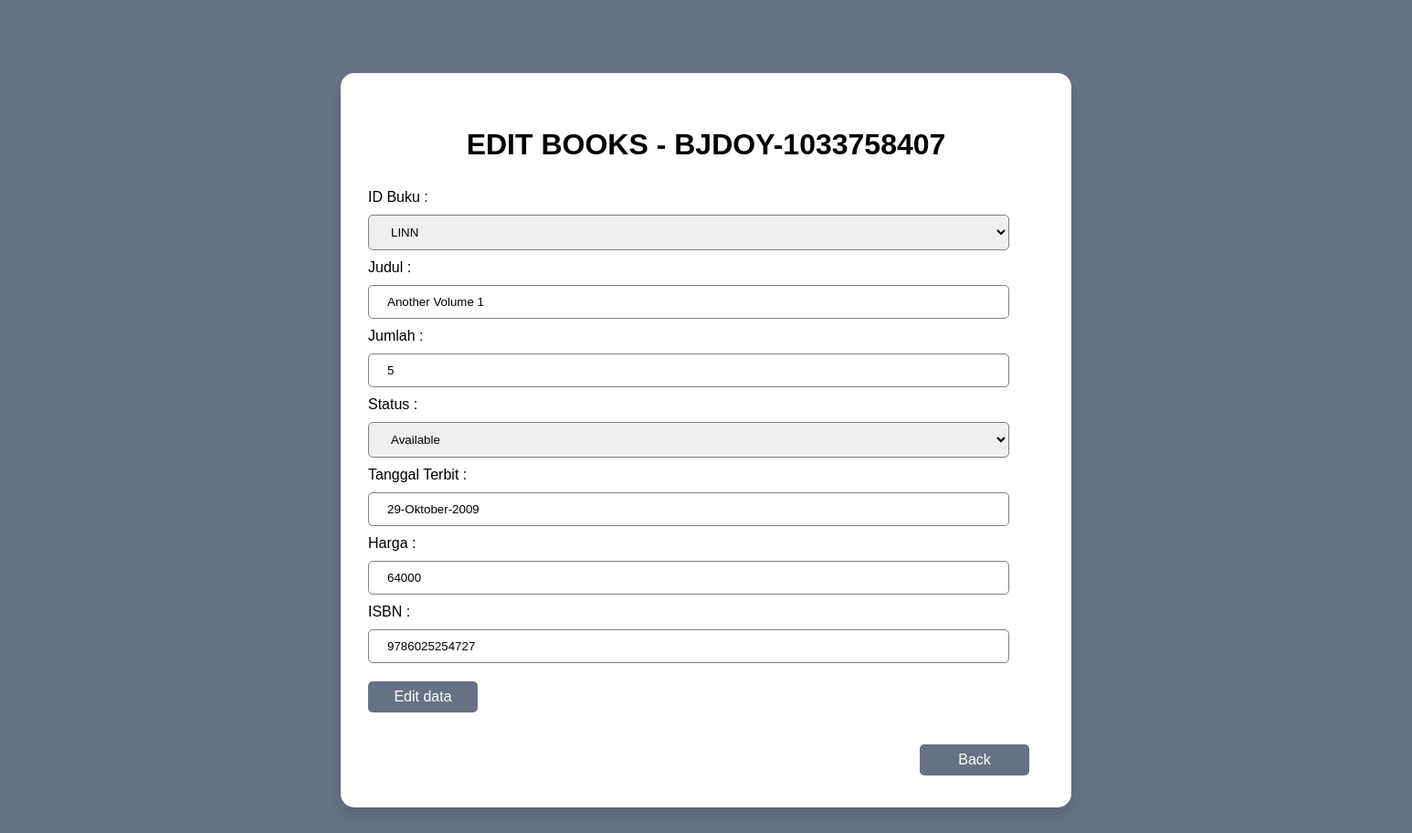
The app's page /editBooks.php?id=BJDOY-1033758407 with its own data.
### tables this page shows
CREATE TABLE `books` (
  `bookId` char(20) NOT NULL,
  `idKategori` char(20) NOT NULL,
  `judul` char(100) DEFAULT NULL,
  `jumlah` int(11) DEFAULT NULL,
  `status` char(20) DEFAULT NULL,
  `tanggalTerbit` char(50) DEFAULT NULL,
  `harga` int(11) DEFAULT NULL,
  `isbn` char(50) DEFAULT NULL
);

### editBooks.php (the view, shortened to what this page needs)
<?php
$conn = mysqli_connect("localhost", "root", "", "sistemPerpustakaan");
$keyword = $_GET["id"];
$query = "SELECT * FROM books WHERE bookId = '$keyword'";
$result = mysqli_query($conn, $query);
$res = mysqli_fetch_assoc($result);
?>
<!DOCTYPE html>
<html lang="en">
<head>
    <link rel="stylesheet" href="editMenu.css">
</head>
<body>
    <div class="container">
        <div class="login">
            <h1>Edit Books - <?= $res["bookId"]; ?></h1>
            <form action="" method="post">
                <label for="idKategori">ID Buku : </label>
                <select name="idKategori" id="idKategori">
                    <option value="<?= $res["idKategori"]; ?>"> <?= $res["idKategori"]; ?></option>
                </select>
                <label for="judul">Judul : </label>
                <input type="text" name="judul" id="judul" autocomplete="off" value="<?= $res["judul"]; ?>" required>
                <label for="jumlah">Jumlah : </label>
                <input type="text" name="jumlah" id="jumlah" autocomplete="off" value="<?= $res["jumlah"]; ?>" required>
                <label for="status">Status : </label>
                <select name="status" id="status">
                    <option value="<?= $res["status"]; ?>"> <?= $res["status"]; ?></option>
                </select>
                <label for="tanggalTerbit">Tanggal Terbit : </label>
                <input type="text" name="tanggalTerbit" id="tanggalTerbit" autocomplete="off" value="<?= $res["tanggalTerbit"]; ?>" required>
                <label for="harga">Harga : </label>
                <input type="text" name="harga" id="harga" autocomplete="off" value="<?= $res["harga"]; ?>" required>
                <label for="isbn">ISBN : </label>
                <input type="text" name="isbn" id="isbn" autocomplete="off" value="<?= $res["isbn"]; ?>" required>
                <button type="submit" name="editData">Edit data</button>
            </form>
            <form action="" method="post" class="backButton">
                <button type="submit" name="back">Back</button>
            </form>
        </div>
    </div>
</body>
</html>

### editMenu.css (style rules this page uses)
* { margin: 0; padding: 0; box-sizing: border-box; font-family: 'Gill Sans', 'Gill Sans MT', 'Calibri', 'Trebuchet MS', sans-serif; }
body { display: flex; justify-content: center; align-items: center; min-height: 100vh; background: #667185; }
.container { margin: 80px auto; width: 100%; display: flex; max-width: 800px; padding: 10px; background: #fff; border-radius: 15px; box-shadow: 0 10px 15px rgba(0, 0, 0, 0.1); }
form { width: 90%; margin: 10px 20px; }
h1 { margin: 50px 0 30px; text-align: center; font-weight: bolder; text-transform: uppercase; }
input[type=text], select { width: 100%; border: none; outline: none; padding: 10px 20px; border-radius: 5px; box-sizing: border-box; border: 1px solid gray; margin: 10px 0; }
.login { width: 1500px; }
button { border: none; outline: none; padding: 8px; width: 120px; color: #fff; font-size: 16px; cursor: pointer; margin-top: 10px; margin-bottom: 15px; border-radius: 5px; background: #667185; }
.backButton { margin-left: 80%; }

### records on screen
books: bookId "BJDOY-1033758407", idKategori "LINN", judul "Another Volume 1", jumlah "5", status "Available", tanggalTerbit "29-Oktober-2009", harga "64000", isbn "9786025254727"
